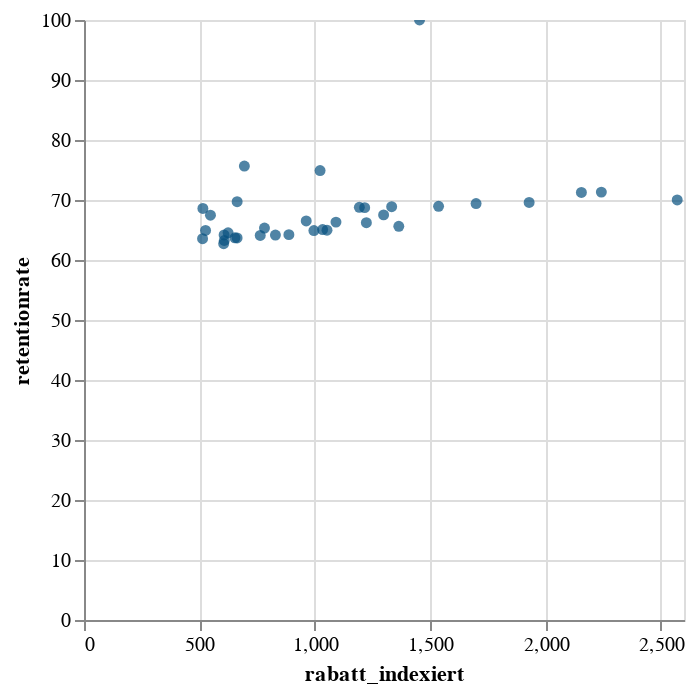

Notebook code cell kept with this figure:
### Markdown cell above
Die rechten Ausreißer stammen ausschließlich aus der Kohorte 202410. Die Kohorte beansprucht den meisten Rabatt. Damit ein möglicher Zusammenhang nicht nur durch die oberen Ausreißer erscheint, wird sich der Scatterplot nochmal nur für diese Kohorte und einmal für alle ohne diese Kohorte angeschaut.

### Code cell
data_201410 = data[data['kohorte'] == '201410']

alt.Chart(data_201410).mark_circle(color=color1).encode(
    x = alt.X(x_float),
    y = alt.Y(y_label),
    tooltip = tooltip
).interactive()

### Figure 1 — Vega-Lite specification as saved in the notebook (floating-point values rounded to 4 significant figures)
{"config": {"view": {"continuousWidth": 300, "continuousHeight": 300}}, "data": {"name": "data-3074129da11095538dabed2b00f1f49b"}, "mark": {"type": "circle", "color": "#06507F"}, "encoding": {"tooltip": [{"field": "kohorte", "type": "nominal"}, {"field": "monat_monat", "type": "nominal"}], "x": {"field": "rabatt_indexiert", "type": "quantitative"}, "y": {"field": "retentionrate", "type": "quantitative"}}, "params": [{"name": "param_106", "select": {"type": "interval", "encodings": ["x", "y"]}, "bind": "scales"}], "$schema": "https://vega.github.io/schema/vega-lite/v5.20.1.json", "datasets": {"data-3074129da11095538dabed2b00f1f49b": [{"monate_seit_einfuehrung_programm_kohorte": 0, "monat": "201410", "monat_jahr": "2014", "monat_monat": "10", "monat_jahreszeit": "Herbst", "kohorte": "201410", "kohorte_jahr": "2014", "kohorte_monat": "10", "kohorte_jahreszeit": "Herbst", "erster_monat_kohorte_fg": true, "monate_seit_existenz_kohorte": 0, "kohortengroesse_indexiert": 375.1, "identifizierte_kunden_indexiert": 375.1, "rabatt_indexiert": 1454.0, "retentionrate": 100.0}, {"monate_seit_einfuehrung_programm_kohorte": 0, "monat": "201411", "monat_jahr": "2014", "monat_monat": "11", "monat_jahreszeit": "Herbst", "kohorte": "201410", "kohorte_jahr": "2014", "kohorte_monat": "10", "kohorte_jahreszeit": "Herbst", "erster_monat_kohorte_fg": false, "monate_seit_existenz_kohorte": 1, "kohortengroesse_indexiert": 375.1, "identifizierte_kunden_indexiert": 283.8, "rabatt_indexiert": 695.0, "retentionrate": 75.66}, {"monate_seit_einfuehrung_programm_kohorte": 0, "monat": "201412", "monat_jahr": "2014", "monat_monat": "12", "monat_jahreszeit": "Winter", "kohorte": "201410", "kohorte_jahr": "2014", "kohorte_monat": "10", "kohorte_jahreszeit": "Herbst", "erster_monat_kohorte_fg": false, "monate_seit_existenz_kohorte": 2, "kohortengroesse_indexiert": 375.1, "identifizierte_kunden_indexiert": 281.0, "rabatt_indexiert": 1023.0, "retentionrate": 74.91}, {"monate_seit_einfuehrung_programm_kohorte": 0, "monat": "201501", "monat_jahr": "2015", "monat_monat": "1", "monat_jahreszeit": "Winter", "kohorte": "201410", "kohorte_jahr": "2014", "kohorte_monat": "10", "kohorte_jahreszeit": "Herbst", "erster_monat_kohorte_fg": false, "monate_seit_existenz_kohorte": 3, "kohortengroesse_indexiert": 375.1, "identifizierte_kunden_indexiert": 261.5, "rabatt_indexiert": 663.6, "retentionrate": 69.72}, {"monate_seit_einfuehrung_programm_kohorte": 0, "monat": "201502", "monat_jahr": "2015", "monat_monat": "2", "monat_jahreszeit": "Winter", "kohorte": "201410", "kohorte_jahr": "2014", "kohorte_monat": "10", "kohorte_jahreszeit": "Herbst", "erster_monat_kohorte_fg": false, "monate_seit_existenz_kohorte": 4, "kohortengroesse_indexiert": 375.1, "identifizierte_kunden_indexiert": 257.3, "rabatt_indexiert": 515.1, "retentionrate": 68.59}, {"monate_seit_einfuehrung_programm_kohorte": 0, "monat": "201503", "monat_jahr": "2015", "monat_monat": "3", "monat_jahreszeit": "Frühling", "kohorte": "201410", "kohorte_jahr": "2014", "kohorte_monat": "10", "kohorte_jahreszeit": "Herbst", "erster_monat_kohorte_fg": false, "monate_seit_existenz_kohorte": 5, "kohortengroesse_indexiert": 375.1, "identifizierte_kunden_indexiert": 253.1, "rabatt_indexiert": 548.0, "retentionrate": 67.47}, {"monate_seit_einfuehrung_programm_kohorte": 0, "monat": "201504", "monat_jahr": "2015", "monat_monat": "4", "monat_jahreszeit": "Frühling", "kohorte": "201410", "kohorte_jahr": "2014", "kohorte_monat": "10", "kohorte_jahreszeit": "Herbst", "erster_monat_kohorte_fg": false, "monate_seit_existenz_kohorte": 6, "kohortengroesse_indexiert": 375.1, "identifizierte_kunden_indexiert": 238.4, "rabatt_indexiert": 513.8, "retentionrate": 63.54}, {"monate_seit_einfuehrung_programm_kohorte": 0, "monat": "201505", "monat_jahr": "2015", "monat_monat": "5", "monat_jahreszeit": "Frühling", "kohorte": "201410", "kohorte_jahr": "2014", "kohorte_monat": "10", "kohorte_jahreszeit": "Herbst", "erster_monat_kohorte_fg": false, "monate_seit_existenz_kohorte": 7, "kohortengroesse_indexiert": 375.1, "identifizierte_kunden_indexiert": 240.7, "rabatt_indexiert": 607.1, "retentionrate": 64.17}, {"monate_seit_einfuehrung_programm_kohorte": 0, "monat": "201506", "monat_jahr": "2015", "monat_monat": "6", "monat_jahreszeit": "Sommer", "kohorte": "201410", "kohorte_jahr": "2014", "kohorte_monat": "10", "kohorte_jahreszeit": "Herbst", "erster_monat_kohorte_fg": false, "monate_seit_existenz_kohorte": 8, "kohortengroesse_indexiert": 375.1, "identifizierte_kunden_indexiert": 240.7, "rabatt_indexiert": 829.5, "retentionrate": 64.16}, {"monate_seit_einfuehrung_programm_kohorte": 0, "monat": "201507", "monat_jahr": "2015", "monat_monat": "7", "monat_jahreszeit": "Sommer", "kohorte": "201410", "kohorte_jahr": "2014", "kohorte_monat": "10", "kohorte_jahreszeit": "Herbst", "erster_monat_kohorte_fg": false, "monate_seit_existenz_kohorte": 9, "kohortengroesse_indexiert": 375.1, "identifizierte_kunden_indexiert": 240.4, "rabatt_indexiert": 763.7, "retentionrate": 64.09}, {"monate_seit_einfuehrung_programm_kohorte": 0, "monat": "201508", "monat_jahr": "2015", "monat_monat": "8", "monat_jahreszeit": "Sommer", "kohorte": "201410", "kohorte_jahr": "2014", "kohorte_monat": "10", "kohorte_jahreszeit": "Herbst", "erster_monat_kohorte_fg": false, "monate_seit_existenz_kohorte": 10, "kohortengroesse_indexiert": 375.1, "identifizierte_kunden_indexiert": 237.3, "rabatt_indexiert": 607.9, "retentionrate": 63.25}, {"monate_seit_einfuehrung_programm_kohorte": 0, "monat": "201509", "monat_jahr": "2015", "monat_monat": "9", "monat_jahreszeit": "Herbst", "kohorte": "201410", "kohorte_jahr": "2014", "kohorte_monat": "10", "kohorte_jahreszeit": "Herbst", "erster_monat_kohorte_fg": false, "monate_seit_existenz_kohorte": 11, "kohortengroesse_indexiert": 375.1, "identifizierte_kunden_indexiert": 243.6, "rabatt_indexiert": 526.7, "retentionrate": 64.92}, {"monate_seit_einfuehrung_programm_kohorte": 0, "monat": "201510", "monat_jahr": "2015", "monat_monat": "10", "monat_jahreszeit": "Herbst", "kohorte": "201410", "kohorte_jahr": "2014", "kohorte_monat": "10", "kohorte_jahreszeit": "Herbst", "erster_monat_kohorte_fg": false, "monate_seit_existenz_kohorte": 12, "kohortengroesse_indexiert": 375.1, "identifizierte_kunden_indexiert": 242.1, "rabatt_indexiert": 624.5, "retentionrate": 64.54}, {"monate_seit_einfuehrung_programm_kohorte": 0, "monat": "201511", "monat_jahr": "2015", "monat_monat": "11", "monat_jahreszeit": "Herbst", "kohorte": "201410", "kohorte_jahr": "2014", "kohorte_monat": "10", "kohorte_jahreszeit": "Herbst", "erster_monat_kohorte_fg": false, "monate_seit_existenz_kohorte": 13, "kohortengroesse_indexiert": 375.1, "identifizierte_kunden_indexiert": 235.3, "rabatt_indexiert": 605.2, "retentionrate": 62.72}, {"monate_seit_einfuehrung_programm_kohorte": 0, "monat": "201512", "monat_jahr": "2015", "monat_monat": "12", "monat_jahreszeit": "Winter", "kohorte": "201410", "kohorte_jahr": "2014", "kohorte_monat": "10", "kohorte_jahreszeit": "Herbst", "erster_monat_kohorte_fg": false, "monate_seit_existenz_kohorte": 14, "kohortengroesse_indexiert": 375.1, "identifizierte_kunden_indexiert": 238.9, "rabatt_indexiert": 654.0, "retentionrate": 63.69}, {"monate_seit_einfuehrung_programm_kohorte": 0, "monat": "201601", "monat_jahr": "2016", "monat_monat": "1", "monat_jahreszeit": "Winter", "kohorte": "201410", "kohorte_jahr": "2014", "kohorte_monat": "10", "kohorte_jahreszeit": "Herbst", "erster_monat_kohorte_fg": false, "monate_seit_existenz_kohorte": 15, "kohortengroesse_indexiert": 375.1, "identifizierte_kunden_indexiert": 238.8, "rabatt_indexiert": 663.5, "retentionrate": 63.67}, {"monate_seit_einfuehrung_programm_kohorte": 0, "monat": "201602", "monat_jahr": "2016", "monat_monat": "2", "monat_jahreszeit": "Winter", "kohorte": "201410", "kohorte_jahr": "2014", "kohorte_monat": "10", "kohorte_jahreszeit": "Herbst", "erster_monat_kohorte_fg": false, "monate_seit_existenz_kohorte": 16, "kohortengroesse_indexiert": 375.1, "identifizierte_kunden_indexiert": 240.9, "rabatt_indexiert": 887.8, "retentionrate": 64.23}, {"monate_seit_einfuehrung_programm_kohorte": 0, "monat": "201603", "monat_jahr": "2016", "monat_monat": "3", "monat_jahreszeit": "Frühling", "kohorte": "201410", "kohorte_jahr": "2014", "kohorte_monat": "10", "kohorte_jahreszeit": "Herbst", "erster_monat_kohorte_fg": false, "monate_seit_existenz_kohorte": 17, "kohortengroesse_indexiert": 375.1, "identifizierte_kunden_indexiert": 245.0, "rabatt_indexiert": 782.1, "retentionrate": 65.32}, {"monate_seit_einfuehrung_programm_kohorte": 0, "monat": "201604", "monat_jahr": "2016", "monat_monat": "4", "monat_jahreszeit": "Frühling", "kohorte": "201410", "kohorte_jahr": "2014", "kohorte_monat": "10", "kohorte_jahreszeit": "Herbst", "erster_monat_kohorte_fg": false, "monate_seit_existenz_kohorte": 18, "kohortengroesse_indexiert": 375.1, "identifizierte_kunden_indexiert": 244.1, "rabatt_indexiert": 1034.0, "retentionrate": 65.07}, {"monate_seit_einfuehrung_programm_kohorte": 0, "monat": "201605", "monat_jahr": "2016", "monat_monat": "5", "monat_jahreszeit": "Frühling", "kohorte": "201410", "kohorte_jahr": "2014", "kohorte_monat": "10", "kohorte_jahreszeit": "Herbst", "erster_monat_kohorte_fg": false, "monate_seit_existenz_kohorte": 19, "kohortengroesse_indexiert": 375.1, "identifizierte_kunden_indexiert": 243.5, "rabatt_indexiert": 996.3, "retentionrate": 64.91}, {"monate_seit_einfuehrung_programm_kohorte": 0, "monat": "201606", "monat_jahr": "2016", "monat_monat": "6", "monat_jahreszeit": "Sommer", "kohorte": "201410", "kohorte_jahr": "2014", "kohorte_monat": "10", "kohorte_jahreszeit": "Herbst", "erster_monat_kohorte_fg": false, "monate_seit_existenz_kohorte": 20, "kohortengroesse_indexiert": 375.1, "identifizierte_kunden_indexiert": 248.4, "rabatt_indexiert": 1224.0, "retentionrate": 66.21}, {"monate_seit_einfuehrung_programm_kohorte": 0, "monat": "201607", "monat_jahr": "2016", "monat_monat": "7", "monat_jahreszeit": "Sommer", "kohorte": "201410", "kohorte_jahr": "2014", "kohorte_monat": "10", "kohorte_jahreszeit": "Herbst", "erster_monat_kohorte_fg": false, "monate_seit_existenz_kohorte": 21, "kohortengroesse_indexiert": 375.1, "identifizierte_kunden_indexiert": 248.8, "rabatt_indexiert": 1092.0, "retentionrate": 66.31}, {"monate_seit_einfuehrung_programm_kohorte": 0, "monat": "201608", "monat_jahr": "2016", "monat_monat": "8", "monat_jahreszeit": "Sommer", "kohorte": "201410", "kohorte_jahr": "2014", "kohorte_monat": "10", "kohorte_jahreszeit": "Herbst", "erster_monat_kohorte_fg": false, "monate_seit_existenz_kohorte": 22, "kohortengroesse_indexiert": 375.1, "identifizierte_kunden_indexiert": 243.7, "rabatt_indexiert": 1053.0, "retentionrate": 64.97}, {"monate_seit_einfuehrung_programm_kohorte": 0, "monat": "201609", "monat_jahr": "2016", "monat_monat": "9", "monat_jahreszeit": "Herbst", "kohorte": "201410", "kohorte_jahr": "2014", "kohorte_monat": "10", "kohorte_jahreszeit": "Herbst", "erster_monat_kohorte_fg": false, "monate_seit_existenz_kohorte": 23, "kohortengroesse_indexiert": 375.1, "identifizierte_kunden_indexiert": 246.2, "rabatt_indexiert": 1364.0, "retentionrate": 65.62}, {"monate_seit_einfuehrung_programm_kohorte": 0, "monat": "201610", "monat_jahr": "2016", "monat_monat": "10", "monat_jahreszeit": "Herbst", "kohorte": "201410", "kohorte_jahr": "2014", "kohorte_monat": "10", "kohorte_jahreszeit": "Herbst", "erster_monat_kohorte_fg": false, "monate_seit_existenz_kohorte": 24, "kohortengroesse_indexiert": 375.1, "identifizierte_kunden_indexiert": 258.6, "rabatt_indexiert": 1536.0, "retentionrate": 68.95}, {"monate_seit_einfuehrung_programm_kohorte": 0, "monat": "201611", "monat_jahr": "2016", "monat_monat": "11", "monat_jahreszeit": "Herbst", "kohorte": "201410", "kohorte_jahr": "2014", "kohorte_monat": "10", "kohorte_jahreszeit": "Herbst", "erster_monat_kohorte_fg": false, "monate_seit_existenz_kohorte": 25, "kohortengroesse_indexiert": 375.1, "identifizierte_kunden_indexiert": 262.6, "rabatt_indexiert": 2571.0, "retentionrate": 70.01}, {"monate_seit_einfuehrung_programm_kohorte": 0, "monat": "201612", "monat_jahr": "2016", "monat_monat": "12", "monat_jahreszeit": "Winter", "kohorte": "201410", "kohorte_jahr": "2014", "kohorte_monat": "10", "kohorte_jahreszeit": "Herbst", "erster_monat_kohorte_fg": false, "monate_seit_existenz_kohorte": 26, "kohortengroesse_indexiert": 375.1, "identifizierte_kunden_indexiert": 267.3, "rabatt_indexiert": 2155.0, "retentionrate": 71.26}, {"monate_seit_einfuehrung_programm_kohorte": 0, "monat": "201701", "monat_jahr": "2017", "monat_monat": "1", "monat_jahreszeit": "Winter", "kohorte": "201410", "kohorte_jahr": "2014", "kohorte_monat": "10", "kohorte_jahreszeit": "Herbst", "erster_monat_kohorte_fg": false, "monate_seit_existenz_kohorte": 27, "kohortengroesse_indexiert": 375.1, "identifizierte_kunden_indexiert": 258.0, "rabatt_indexiert": 1193.0, "retentionrate": 68.78}, {"monate_seit_einfuehrung_programm_kohorte": 0, "monat": "201702", "monat_jahr": "2017", "monat_monat": "2", "monat_jahreszeit": "Winter", "kohorte": "201410", "kohorte_jahr": "2014", "kohorte_monat": "10", "kohorte_jahreszeit": "Herbst", "erster_monat_kohorte_fg": false, "monate_seit_existenz_kohorte": 28, "kohortengroesse_indexiert": 375.1, "identifizierte_kunden_indexiert": 261.0, "rabatt_indexiert": 1929.0, "retentionrate": 69.58}, {"monate_seit_einfuehrung_programm_kohorte": 0, "monat": "201703", "monat_jahr": "2017", "monat_monat": "3", "monat_jahreszeit": "Frühling", "kohorte": "201410", "kohorte_jahr": "2014", "kohorte_monat": "10", "kohorte_jahreszeit": "Herbst", "erster_monat_kohorte_fg": false, "monate_seit_existenz_kohorte": 29, "kohortengroesse_indexiert": 375.1, "identifizierte_kunden_indexiert": 267.5, "rabatt_indexiert": 2242.0, "retentionrate": 71.31}, {"monate_seit_einfuehrung_programm_kohorte": 0, "monat": "201704", "monat_jahr": "2017", "monat_monat": "4", "monat_jahreszeit": "Frühling", "kohorte": "201410", "kohorte_jahr": "2014", "kohorte_monat": "10", "kohorte_jahreszeit": "Herbst", "erster_monat_kohorte_fg": false, "monate_seit_existenz_kohorte": 30, "kohortengroesse_indexiert": 375.1, "identifizierte_kunden_indexiert": 260.4, "rabatt_indexiert": 1699.0, "retentionrate": 69.41}, {"monate_seit_einfuehrung_programm_kohorte": 0, "monat": "201705", "monat_jahr": "2017", "monat_monat": "5", "monat_jahreszeit": "Frühling", "kohorte": "201410", "kohorte_jahr": "2014", "kohorte_monat": "10", "kohorte_jahreszeit": "Herbst", "erster_monat_kohorte_fg": false, "monate_seit_existenz_kohorte": 31, "kohortengroesse_indexiert": 375.1, "identifizierte_kunden_indexiert": 257.8, "rabatt_indexiert": 1216.0, "retentionrate": 68.73}, {"monate_seit_einfuehrung_programm_kohorte": 0, "monat": "201706", "monat_jahr": "2017", "monat_monat": "6", "monat_jahreszeit": "Sommer", "kohorte": "201410", "kohorte_jahr": "2014", "kohorte_monat": "10", "kohorte_jahreszeit": "Herbst", "erster_monat_kohorte_fg": false, "monate_seit_existenz_kohorte": 32, "kohortengroesse_indexiert": 375.1, "identifizierte_kunden_indexiert": 258.4, "rabatt_indexiert": 1333.0, "retentionrate": 68.88}, {"monate_seit_einfuehrung_programm_kohorte": 0, "monat": "201707", "monat_jahr": "2017", "monat_monat": "7", "monat_jahreszeit": "Sommer", "kohorte": "201410", "kohorte_jahr": "2014", "kohorte_monat": "10", "kohorte_jahreszeit": "Herbst", "erster_monat_kohorte_fg": false, "monate_seit_existenz_kohorte": 33, "kohortengroesse_indexiert": 375.1, "identifizierte_kunden_indexiert": 253.3, "rabatt_indexiert": 1298.0, "retentionrate": 67.52}, {"monate_seit_einfuehrung_programm_kohorte": 0, "monat": "201708", "monat_jahr": "2017", "monat_monat": "8", "monat_jahreszeit": "Sommer", "kohorte": "201410", "kohorte_jahr": "2014", "kohorte_monat": "10", "kohorte_jahreszeit": "Herbst", "erster_monat_kohorte_fg": false, "monate_seit_existenz_kohorte": 34, "kohortengroesse_indexiert": 375.1, "identifizierte_kunden_indexiert": 249.5, "rabatt_indexiert": 962.9, "retentionrate": 66.51}]}}
